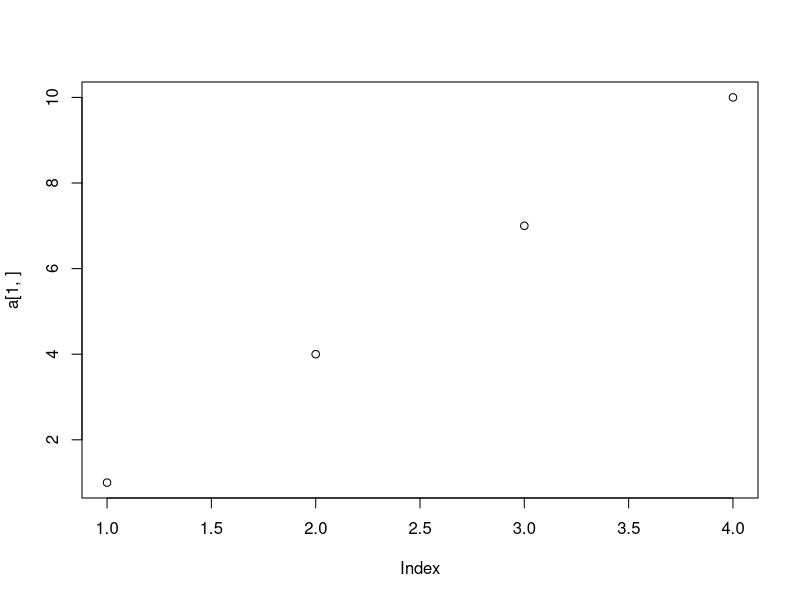
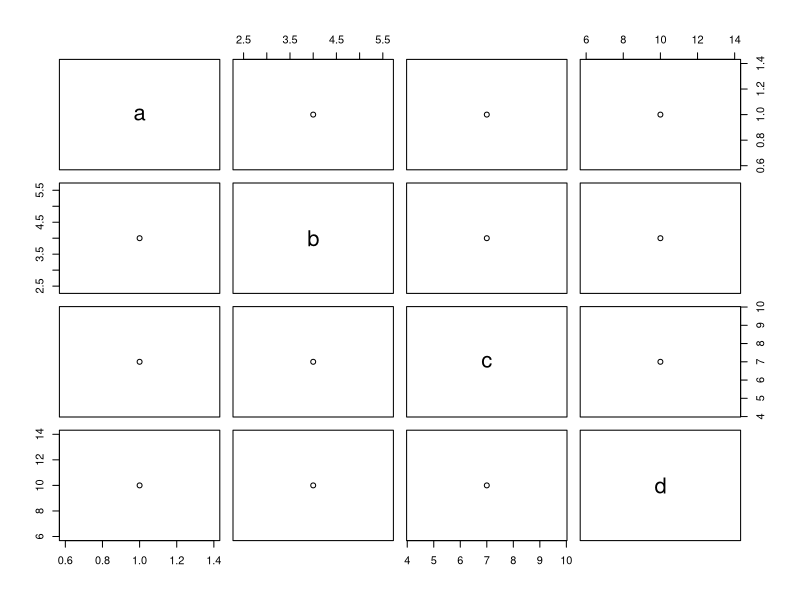
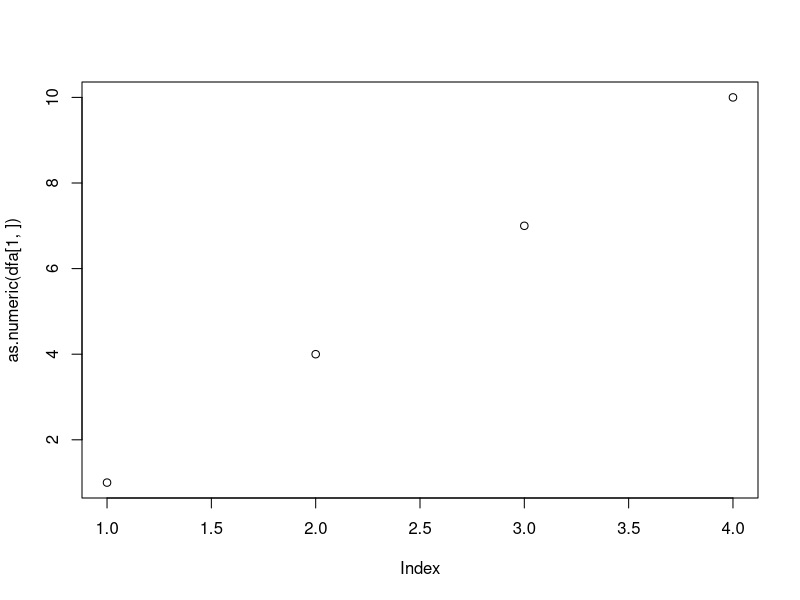

Here is the R script that generated these plots, in order:
# сем 3

sex = c('m', 'm', 'f', 'f')
sex
sex1 = factor(sex)
sex1


as.factor(sex) # то же самое но типа быстрее

sex2 = factor(sex, levels=c('m', 'f', 'u'))
sex2

sex1
sex1[1]

table(sex[1:3])

table(as.character(sex2))
table(sex2)


typeof(sex1)
attributes(sex1)
unclass(sex1)

d = factor(c('10', '5')) # 
d
as.numeric(d) # числа которые в факторе хранятся как индексы

as.numeric(as.character(d)) # чтобы сохранить эти штуки как числа 
is.factor(sex1) 

##############################СПИСКИ###############
# списки полезны в первую очрередь возможностью хранить одновременно числа и строки

x = list(1, 2, 'jopa')
x
# можно делать двухмерный список
x = list(c(1, 2, 3), c('qwe, TRUE'))
x = list(c(1, 2, 3),  'оооаоаа')


x = list(abc=1, l='d', c(1, 2, 3), c(T, F))
x

# str это структура))))
typeof(x)
str(x)

x$num
x$ltr
x[1]
x[2]
x[c(1, 2, 3)]

x = list(abc=1:3, l='d', c(1, 2, 3), c(T, F))

x[1]
# "достал из коробк"
x[[1]]

# элемент по индексу
# x[1][2] -> будет говно
x[[1]][2]

######################## матрицы блять #############
matrix(1, ncol=3, nrow=4)

a = matrix(1:9, ncol=3)
# чтобы умножить как матрица на матрицу херачим так
a%*%a

matrix(1:9, ncol=3) # по колонком
matrix(1:9, ncol=3, byrow=T) # построчно

length(a)
typeof(a)

dim(a)

a = matrix(1:12, ncol=4)
colnames(a) = c('a', 'b', 'c', 'd')
rownames(a) = c('a1', 'b2', 'c3')


x = 1:10
dim(x) = c(2, 5) # указал в какую форму влезт ь бляяя

# НЕ ХОЧЕТ :333333333
#dim(x) = c(2, 3) 
#dim(x) = c(2, 6) 

a
a[1:2,] # извлечь первые две строки
a[,1:2] # извлечь первые два столбца
a[c(1, 3), c(1, 1)]
#a[c('r1','r3'), c('a1','b2')]

r = a[2,] # становится вектором и нахуй размерность пропадает
dim(r)
class(r)
class(a)
# не меняй нихуя
r = a[2,, drop=FALSE]
dim(r)
class(r)
class(a)

a > 5 # ой блин прикол!!
which(a > 5) # индекс
which(a > 5, arr.ind=T) # в какой строке в каком столбце удовлетворяет условию

#################ДАТАФРЕЙЙЙЙМ#########
x = data.frame(a=1:3, b=c(T, T, F), c=c('a', 'b', 'c'))
x
cbind(a=1:3, b=c(T, T, F), c=c('a', 'b', 'c'))

rownames(x) = c('r1', 'r2', 'r3')

x 

# а вот колонки можем записывать с одинаковыми лейблами но зачем и главное нахуя
colnames(x) = c('a', 'b', 'c')
dim(x)
nrow(x)
ncol(x)

x[2:3,]
x[,1] > 1
x[x[,1] >1, c('b', 'a')]

x$b # колонки берем
x[, 'b'] # если колокни то вторым хуярим

x[1, ] # взяли первую строку
x[, 1, drop=FALSE]

as.matrix(x) # в строки

x$d = 0 # аоявится колонка д щаполненная нулями и 
x
x$e = 1:3
x

plot(a[1, ])


dfa = as.data.frame(a)
dfa
plot(dfa[1, ]) ### ептить колотить это че бля
plot(as.numeric(dfa[1, ])) #  норм


#############ЭПЛАИ##############

# к каждому иксу херачим тайп оф
lapply(x, typeof) 

sapply(x, typeof) # по умолчанию вектор

l = list(1:3, F, 'a')
l

sapply(l, typeof)
sapply(l, length)
sapply(l, max)
lapply(l, max)

sapply(1:10, sqrt)

a
apply(a, 1, sum) # сумма по строчкам

apply(a, 2, sum) # сумма по столбцам (1 и 2 это измерения)

###############задания#############

# №1

persData =  data.frame(a=c(10, 30, 20),
                       b=c('Галя', 'Петя', 'Люда'), 
                       e=c('Галкина', 'Печенкин', 'Людкина'), 
                       f=c('f', 'm', 'f'))

colnames(persData) = c('age', 'name', 'surname', 'gend')


persData[persData$gend == 'm',]
persData$name 

# №2
#a = matrix(0:24, ncol=5)
m = matrix(runif(120, 36, 50), nrow=24, ncol=5)
m

colnames(m) = c('a', 'b', 'c', 'd', 'e')
which(m[, 2] > 40)

#paste0 - делает разделитель пустым paste(5, 'h')

# № 3

x = rnorm(100, -1, 3)
#x = runif(100, -1, 3)
x[sin(x) > 0]
m  = matrix(x, ncol=10)
m
m[m[, 6] > 1]
m[, apply(m , 2, min) < -0.5]

# для дз чето прочитать про дисперсию ебана - sd еще прочитать